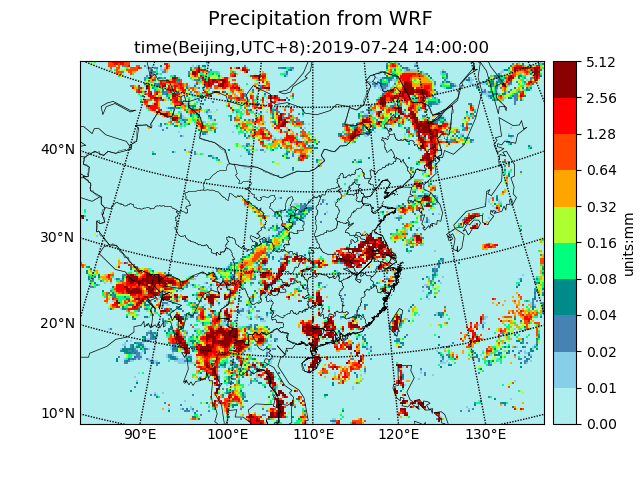
#> input picture keras_convlstm_pic_demo/precip_0000.png, 640 x 480 px, found by its file name
$ python reader_pic_116.py
#> lines starting #> are read from the running program, lines starting #| are printed output that depends on the picture
#!/usr/bin/python
# -*- coding:utf8 -*-

from PIL import Image
import numpy as np

# 三张输入图片
I1 = Image.open('./precip_0000.png')
#> I1 is the input picture: PIL image 640x480 RGBA; mean R, G, B, A 194.5, 216.9, 208.5, 255
I2 = Image.open('./PBLH_0000.png')
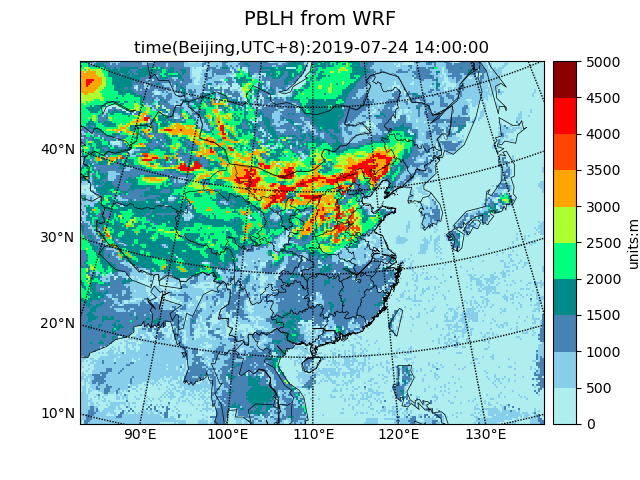
#> input picture keras_convlstm_pic_demo/PBLH_0000.png, 640 x 480 px, found by its file name
#> I2 is the input picture: PIL image 640x480 RGBA; mean R, G, B, A 166.4, 208.1, 203.6, 255
I3 = Image.open('./SFC_TMP_0000.png')
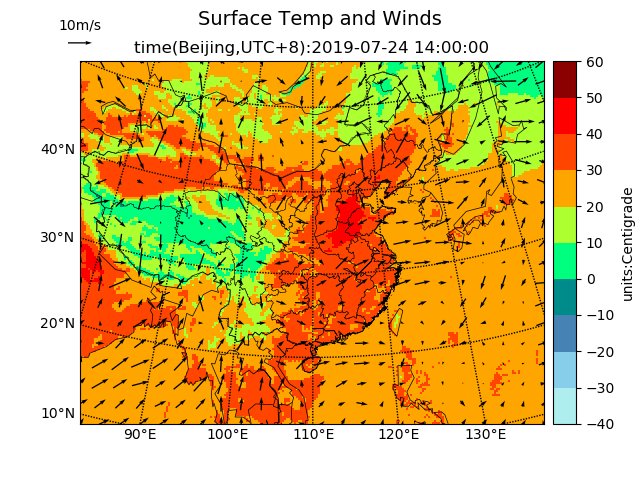
#> input picture keras_convlstm_pic_demo/SFC_TMP_0000.png, 640 x 480 px, found by its file name
#> I3 is the input picture: PIL image 640x480 RGBA; mean R, G, B, A 218.7, 187.8, 113.5, 255
# 一张输出图片
I4 = Image.open('./PM25_AI_0000.png')
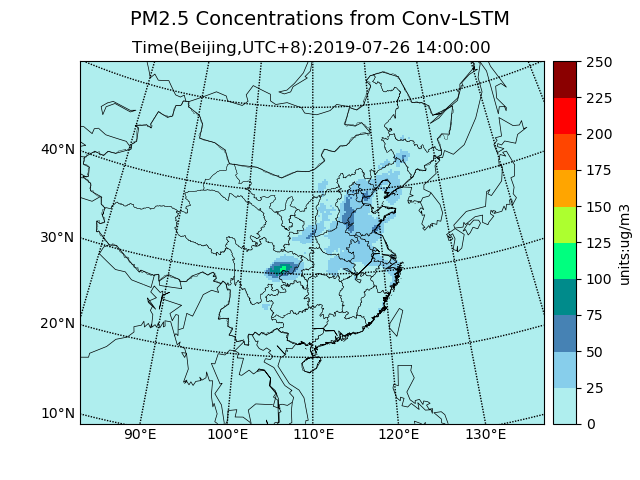
#> input picture keras_convlstm_pic_demo/PM25_AI_0000.png, 640 x 480 px, found by its file name
#> I4 is the input picture: PIL image 640x480 RGBA; mean R, G, B, A 196.2, 228.7, 228, 255
# image2array
I1_array = np.array(I1)
I2_array = np.array(I2)
I3_array = np.array(I3)
# 模拟t-4,t-3,t-2,t-1时刻的图片输入数据
x1 = np.concatenate((I1_array, I2_array, I3_array), axis=2)
x2 = np.concatenate((I1_array, I2_array, I3_array), axis=2)
x3 = np.concatenate((I1_array, I2_array, I3_array), axis=2)
x4 = np.concatenate((I1_array, I2_array, I3_array), axis=2)
# 构造一个输入样本
x = np.array([x1,x2,x3,x4])
# 构造10个输入样本
X = np.array([x,x,x,x,x,x,x,x,x,x])
# 构造一个输出样本
y = np.array(I4)
# 构造十个输出样本
Y = np.array([y,y,y,y,y,y,y,y,y,y])
print(X.shape)
#| (10, 4, 480, 640, 12)
print(Y.shape)
#| (10, 480, 640, 4)
